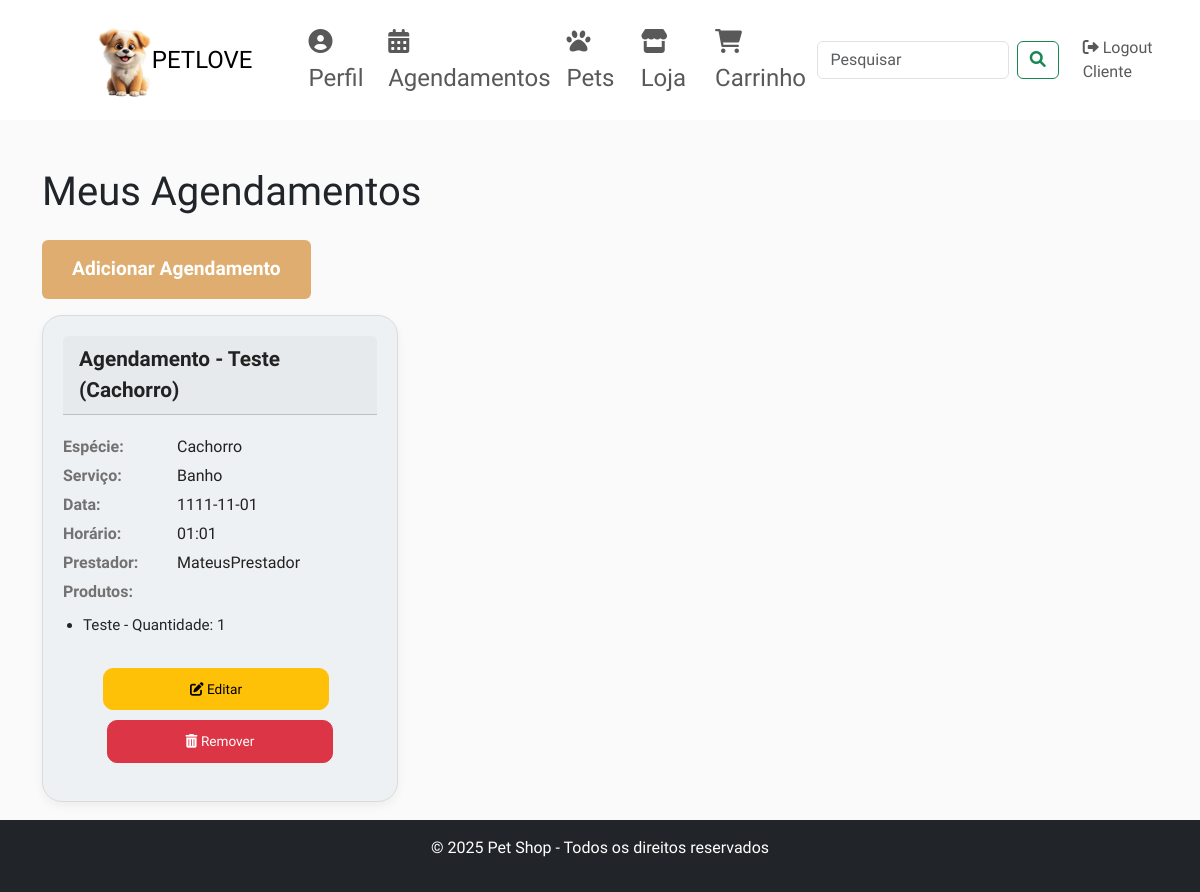
The app's page /meus_agendamentos (signed in), older data.
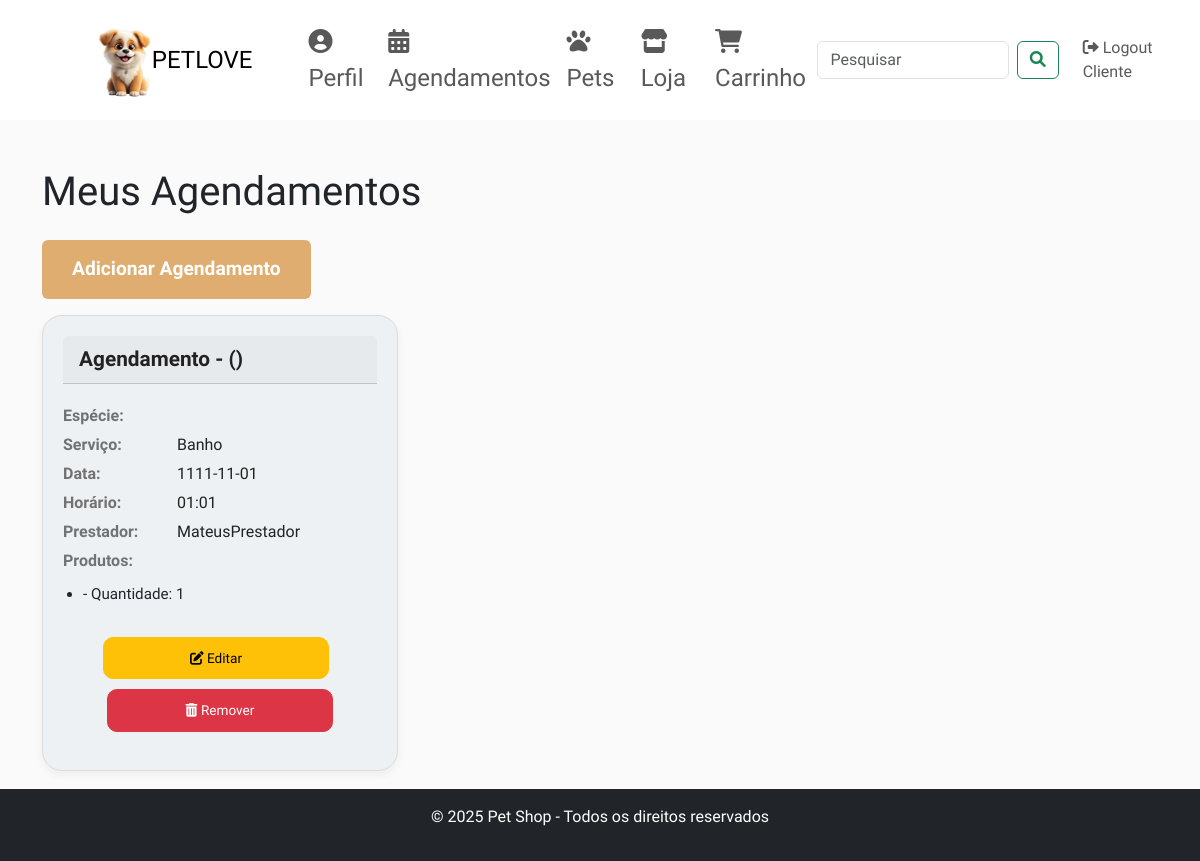
The same page, newer data.
### app.py (models this page shows, shortened)
class Agendamento(db.Model):
    __tablename__ = 'agendamentos'
    id = db.Column(db.Integer, primary_key=True)
    cliente_id = db.Column(db.Integer, db.ForeignKey('cliente.id'))
    pet_id = db.Column(db.Integer, db.ForeignKey('pet.id'))
    especie = db.Column(db.String(50))
    servico = db.Column(db.String(50))
    data = db.Column(db.Date)
    horario = db.Column(db.Time)
    prestador = db.Column(db.String(100))
    cliente = db.relationship('Cliente', backref='agendamentos')
    pet = db.relationship('Pet', backref='agendamentos')
    produtos = db.relationship('AgendamentoProduto', back_populates='agendamento', cascade="all, delete-orphan")

class Pet(db.Model):
    __tablename__ = 'pet'
    id = db.Column(db.Integer, primary_key=True)
    nome = db.Column(db.String(80), nullable=False)
    idade = db.Column(db.Integer)
    sexo = db.Column(db.String(10))
    especie = db.Column(db.String(50))
    cliente_id = db.Column(db.Integer, db.ForeignKey('cliente.id'), nullable=False)
    foto = db.Column(db.String(120), nullable=True)
    cliente = db.relationship('Cliente', back_populates='pets')

class AgendamentoProduto(db.Model):
    id = db.Column(db.Integer, primary_key=True)
    agendamento_id = db.Column(db.Integer, db.ForeignKey('agendamentos.id'), nullable=False)
    produto_id = db.Column(db.Integer, db.ForeignKey('produto.id'), nullable=False)
    quantidade = db.Column(db.Integer, nullable=False)
    agendamento = db.relationship('Agendamento', back_populates='produtos')
    produto = db.relationship('Produto')

class Produto(db.Model):
    id = db.Column(db.Integer, primary_key=True)
    nome = db.Column(db.String(120), nullable=False)
    descricao = db.Column(db.String(255))
    quantidade = db.Column(db.Integer, nullable=False)
    preco = db.Column(db.Float, nullable=False)
    foto = db.Column(db.String(120))
    imagem = db.Column(db.String(200), nullable=True)
    prestador_id = db.Column(db.Integer, db.ForeignKey('user.id'), nullable=False)
    prestador = db.relationship('User', backref=db.backref('produtos', lazy=True))

### app.py (the view)
@app.route('/meus_agendamentos')
@login_required
@role_required('cliente')
def meus_agendamentos():
    agendamentos = Agendamento.query.filter_by(cliente_id=current_user.id).all()
    return render_template('meus_agendamentos.html', agendamentos=agendamentos)

### app.py (called while the page is built)
@login_manager.user_loader
def load_user(user_id):
    return User.query.get(int(user_id))

def role_required(role):
    def decorator(f):
        @wraps(f)
        def decorated_function(*args, **kwargs):
            if current_user.role != role:
                abort(403)
            return f(*args, **kwargs)
        return decorated_function
    return decorator

@app.before_request
def create_tables():
    db.create_all()

### templates/meus_agendamentos.html (shortened to what the changed rows need)
<!DOCTYPE html>
<html lang="pt-br">
<head>
  <link href="https://cdn.jsdelivr.net/npm/bootstrap@5.3.0-alpha1/dist/css/bootstrap.min.css" rel="stylesheet"/>
  <link href="https://cdnjs.cloudflare.com/ajax/libs/font-awesome/6.0.0-beta3/css/all.min.css" rel="stylesheet"/>
</head>
<body>
<div class="container mt-5">
  <h1>Meus Agendamentos</h1>
  {% if agendamentos %}
  <div class="row">
    {% for agendamento in agendamentos %}
    <div class="col-md-6 col-lg-4">
      <div class="card">
        <div class="card-header">
          Agendamento - {{ agendamento.pet.nome }} ({{ agendamento.pet.especie }})
        </div>
        <div class="card-body">
          <div class="info-agendamento">
            <p><strong>Espécie:</strong> {{ agendamento.pet.especie }}</p>
            <p><strong>Serviço:</strong> {{ agendamento.servico }}</p>
            <p><strong>Data:</strong> {{ agendamento.data }}</p>
            <p><strong>Horário:</strong> {{ agendamento.horario.strftime('%H:%M') }}</p>
            <p><strong>Prestador:</strong> {{ agendamento.prestador }}</p>
            {% if agendamento.produtos %}
              <p><strong>Produtos:</strong></p>
              <ul>
                {% for produto in agendamento.produtos %}
                <li>{{ produto.produto.nome }} - Quantidade: {{ produto.quantidade }}</li>
                {% endfor %}
              </ul>
            {% else %}
              <p><strong>Sem produtos associados.</strong></p>
            {% endif %}
          </div>
        </div>
        <div class="card-footer text-center">
          <a href="{{ url_for('editar_agendamento', id=agendamento.id) }}" class="btn btn-warning btn-sm me-2">
            <i class="fas fa-edit"></i> Editar
          </a>
          <form action="{{ url_for('remover_agendamento', id=agendamento.id) }}" method="POST" style="display:inline;">
            <button type="submit" class="btn btn-danger btn-sm">
              <i class="fas fa-trash-alt"></i> Remover
            </button>
          </form>
        </div>
      </div>
    </div>
    {% endfor %}
  </div>
  {% else %}
  <p>Você não tem agendamentos no momento.</p>
  {% endif %}
</div>
</body>
</html>

Row changes from the older to the newer data that the page shows:
changed Agendamento "Banho": pet.nome "Teste" → (not shown); pet.especie "Cachorro" → (not shown)
shown differently, row unchanged: AgendamentoProduto: produto.nome "Teste" → (not shown)
